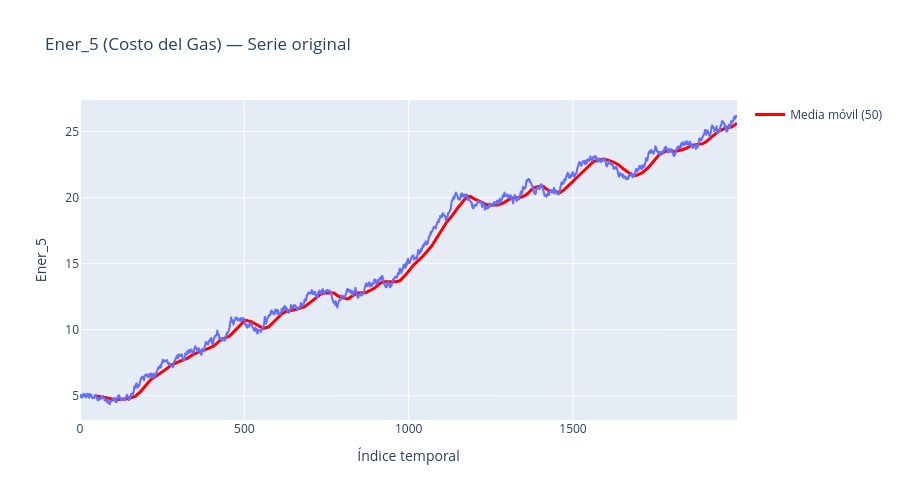

Notebook cell for this chart:
### Markdown cell above
#### Ener_5 (Costo del Gas): ¿Drift o Random Walk?

- **Drift:** la media móvil crece (o decrece) de forma sostenida y consistente
  en una dirección — hay una tendencia determinística subyacente.
- **Random Walk puro:** la media móvil fluctúa sin una dirección clara, el
  valor de hoy es simplemente el de ayer más un shock aleatorio, sin sesgo
  direccional sistemático.

### Code cell
fig_gas = px.line(
    x=ener.index, y=ener['Ener_5'],
    title='Ener_5 (Costo del Gas) — Serie original',
    labels={'x': 'Índice temporal', 'y': 'Ener_5'},
)
roll_mean_gas = ener['Ener_5'].rolling(window=50).mean()
fig_gas.add_scatter(x=ener.index, y=roll_mean_gas, name='Media móvil (50)', line=dict(color='red', width=3))
fig_gas.update_layout(height=500)
fig_gas.write_html('../results/figuras/ener5_drift_vs_randomwalk.html', auto_open=False)
fig_gas.show()

### Figure 1 — Plotly figure (JSON) as saved in the notebook; plotly's stock layout.template omitted (floating-point values rounded to 4 significant figures; data arrays with more than 128 entries replaced by an {"elided": "..."} marker saying what was removed)
{"data": [{"hovertemplate": "Índice temporal=%{x}<br>Ener_5=%{y}<extra></extra>", "legendgroup": "", "line": {"color": "#636efa", "dash": "solid"}, "marker": {"symbol": "circle"}, "mode": "lines", "name": "", "showlegend": false, "type": "scattergl", "x": {"elided": "2000 int values"}, "xaxis": "x", "y": {"elided": "2000 float values"}, "yaxis": "y"}, {"line": {"color": "red", "width": 3}, "name": "Media móvil (50)", "type": "scatter", "x": {"elided": "2000 int values"}, "y": {"elided": "2000 float values"}}], "layout": {"height": 500, "legend": {"tracegroupgap": 0}, "title": {"text": "Ener_5 (Costo del Gas) — Serie original"}, "xaxis": {"anchor": "y", "domain": [0, 1], "title": {"text": "Índice temporal"}}, "yaxis": {"anchor": "x", "domain": [0, 1], "title": {"text": "Ener_5"}}}}
